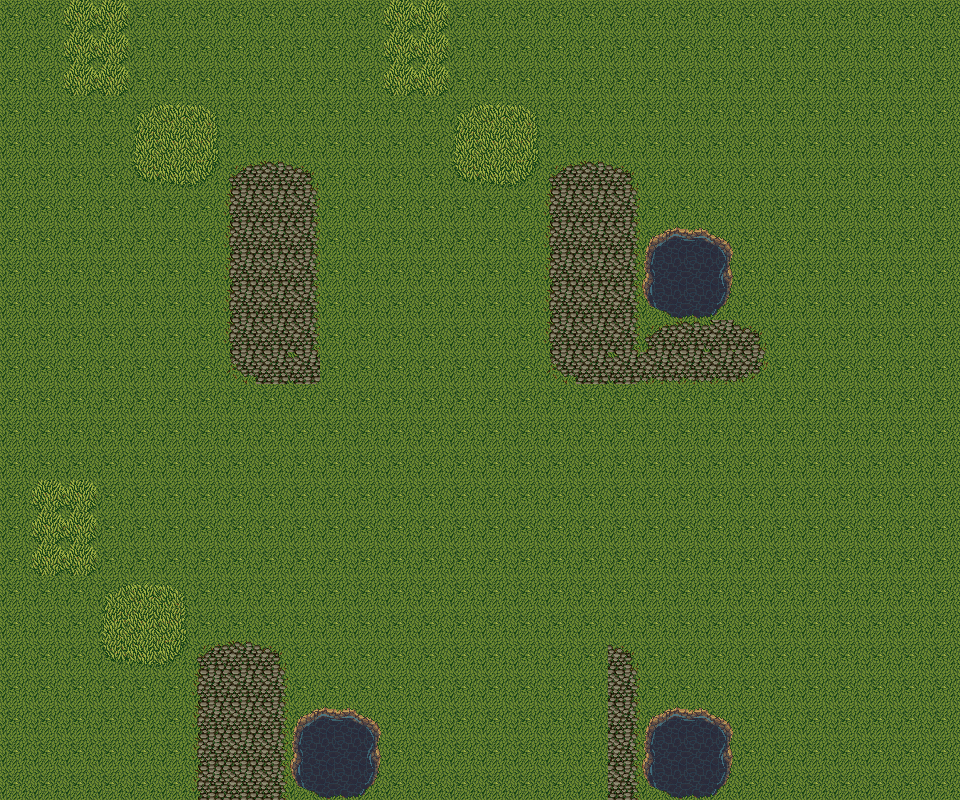

The image is a tile-based game level rendered from a .tmx file. Its description and complete source (layers, tilesets, objects, tile grids) follow:
An orthogonal 30x25 tile map with 32x32 px tiles, 1 tile layer (Tile Layer 1), 3 tilesets.

<map version="1.0" orientation="orthogonal" renderorder="right-down" width="30" height="25" tilewidth="32" tileheight="32" nextobjectid="1">
 <tileset firstgid="1" name="road1" tilewidth="32" tileheight="32" tilecount="12" columns="3">
  <image source="road1.png" width="96" height="128" />
 </tileset>
 <tileset firstgid="13" name="grass" tilewidth="32" tileheight="32" tilecount="12" columns="3">
  <image source="grass.png" width="96" height="128" />
 </tileset>
 <tileset firstgid="25" name="water5" tilewidth="32" tileheight="32" tilecount="48" columns="12">
  <image source="water5.png" width="384" height="128" />
 </tileset>
 <layer name="Tile Layer 1" width="30" height="25">
  <data encoding="csv">
13,13,15,15,13,13,13,13,13,13,13,13,15,15,13,13,13,13,13,13,13,13,13,13,13,13,13,13,13,13,
13,13,15,15,13,13,13,13,13,13,13,13,15,15,13,13,13,13,13,13,13,13,13,13,13,13,13,13,13,13,
13,13,15,15,13,13,13,13,13,13,13,13,15,15,13,13,13,13,13,13,13,13,13,13,13,13,13,13,13,13,
13,13,13,13,16,17,18,13,13,13,13,13,13,13,16,17,18,13,13,13,13,13,13,13,13,13,13,13,13,13,
13,13,13,13,19,20,21,13,13,13,13,13,13,13,19,20,21,13,13,13,13,13,13,13,13,13,13,13,13,13,
13,13,13,13,22,23,24,4,5,6,13,13,13,13,22,23,24,4,5,6,13,13,13,13,13,13,13,13,13,13,
13,13,13,13,13,13,13,7,8,9,13,13,13,13,13,13,13,7,8,9,13,13,13,13,13,13,13,13,13,13,
13,13,13,13,13,13,13,7,8,9,13,13,13,13,13,13,13,7,8,9,37,38,39,13,13,13,13,13,13,13,
13,13,13,13,13,13,13,7,8,9,13,13,13,13,13,13,13,7,8,9,49,50,51,13,13,13,13,13,13,13,
13,13,13,13,13,13,13,7,8,9,13,13,13,13,13,13,13,7,8,9,61,62,63,13,13,13,13,13,13,13,
13,13,13,13,13,13,13,7,8,9,13,13,13,13,13,13,13,7,8,9,4,5,3,6,13,13,13,13,13,13,
13,13,13,13,13,13,13,10,8,3,13,13,13,13,13,13,13,10,8,3,11,11,11,12,13,13,13,13,13,13,
13,13,13,13,13,13,13,13,13,13,13,13,13,13,13,13,13,13,13,13,13,13,13,13,13,13,13,13,13,13,
13,13,13,13,13,13,13,13,13,13,13,13,13,13,13,13,13,13,13,13,13,13,13,13,13,13,13,13,13,13,
13,13,13,13,13,13,13,13,13,13,13,13,13,13,13,13,13,13,13,13,13,13,13,13,13,13,13,13,13,13,
13,15,15,13,13,13,13,13,13,13,13,13,13,13,13,13,13,13,13,13,13,13,13,13,13,13,13,13,13,13,
13,15,15,13,13,13,13,13,13,13,13,13,13,13,13,13,13,13,13,13,13,13,13,13,13,13,13,13,13,13,
13,15,15,13,13,13,13,13,13,13,13,13,13,13,13,13,13,13,13,13,13,13,13,13,13,13,13,13,13,13,
13,13,13,16,17,18,13,13,13,13,13,13,13,13,13,13,13,13,13,13,13,13,13,13,13,13,13,13,13,13,
13,13,13,19,20,21,13,13,13,13,13,13,13,13,13,13,13,13,13,13,13,13,13,13,13,13,13,13,13,13,
13,13,13,22,23,24,4,5,6,13,13,13,13,13,13,13,13,13,13,6,13,13,13,13,13,13,13,13,13,13,
13,13,13,13,13,13,7,8,9,13,13,13,13,13,13,13,13,13,13,9,13,13,13,13,13,13,13,13,13,13,
13,13,13,13,13,13,7,8,9,37,38,39,13,13,13,13,13,13,13,9,37,38,39,13,13,13,13,13,13,13,
13,13,13,13,13,13,7,8,9,49,50,51,13,13,13,13,13,13,13,9,49,50,51,13,13,13,13,13,13,13,
13,13,13,13,13,13,7,8,9,61,62,63,13,13,13,13,13,13,13,9,61,62,63,13,13,13,13,13,13,13
</data>
 </layer>
</map>
